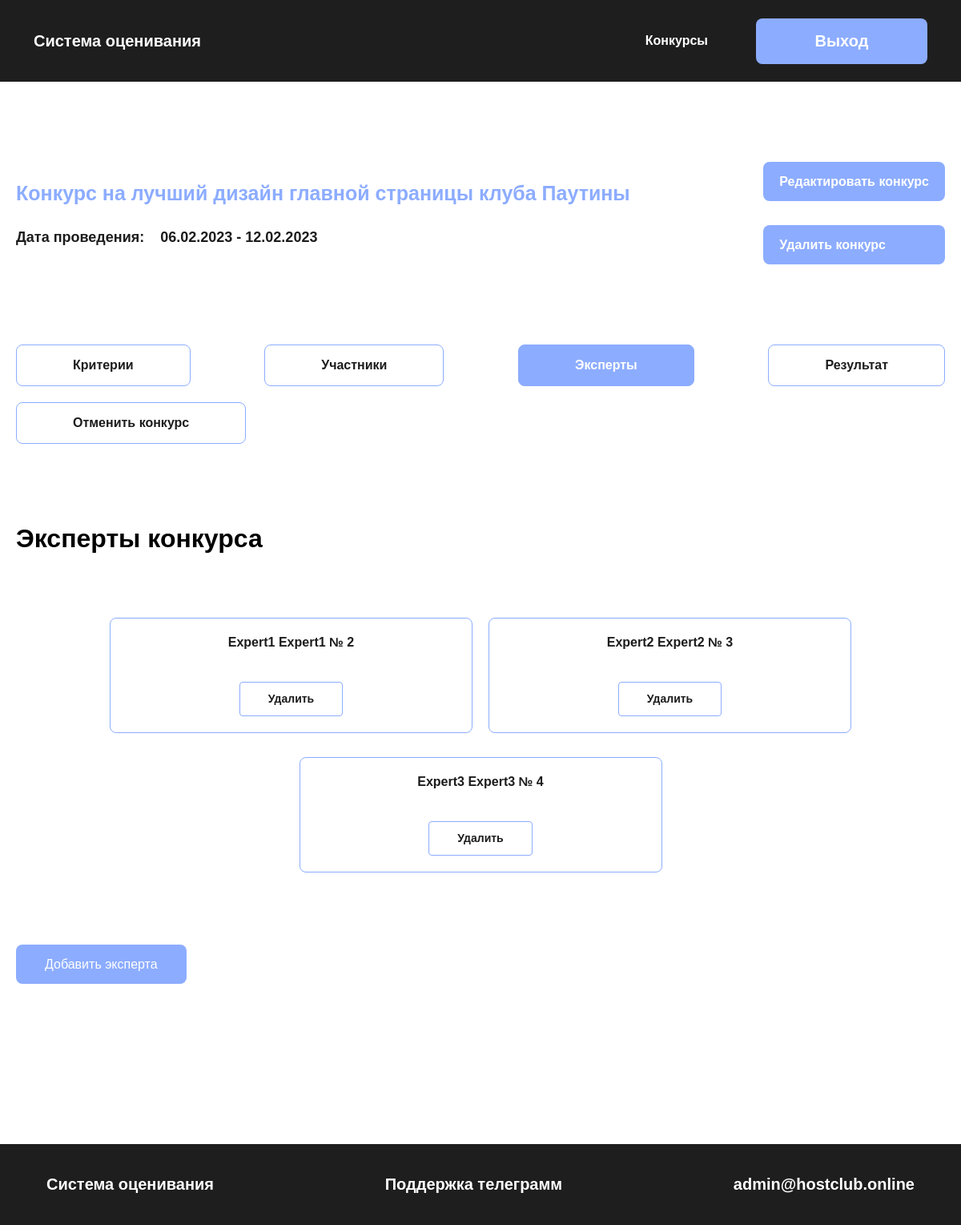
Page /competition/1/experts (signed in) on the committed database.
### tables this page shows
CREATE TABLE `competition` (
  `id` int NOT NULL,
  `name` varchar(255) NOT NULL,
  `description` varchar(500) NOT NULL,
  `date_beginning` datetime NOT NULL,
  `expiration_date` datetime NOT NULL,
  `status` int DEFAULT '1',
  `path` varchar(255) NOT NULL
);

CREATE TABLE `users_competition` (
  `id` int NOT NULL,
  `competition_id` int NOT NULL,
  `user_id` int NOT NULL,
  `user_role` int NOT NULL
);

CREATE TABLE `users` (
  `id` int NOT NULL,
  `email` varchar(255) NOT NULL,
  `password` varchar(250) NOT NULL,
  `name` varchar(255) NOT NULL,
  `surname` varchar(255) NOT NULL,
  `patronymic` varchar(255) DEFAULT NULL,
  `role` int NOT NULL,
  `pautina_id` int NOT NULL DEFAULT '0'
);

### application/controllers/CompetitionController.php (called while the page is built, shortened)
<?php
class CompetitionController extends Controller
{
    public function expertsAction()
    {
        $this->competitionCriterion = $this->model->getCriterionWithId($this->route['id']);
        $this->competitionParticipants = $this->model->getParticipantsWithCompetitionByIdExperts($this->route['id']);
        $vars = [
            'competitionParticipants' => $this->competitionParticipants,
            'competition_id' => $this->competitionParticipants,
            'criterion' => $this->competitionCriterion,
        ];
        $this->view->render('Эксперты конкурса', $vars);
    }
}

### index.php (called while the page is built, shortened)
<?php
spl_autoload_register(function ($class) {
    $path = str_replace('\\','/', $class . '.php');
});
$router = new Router();
    $router->run();

### application/config/db.php (called while the page is built)
<?php
return [
    'host' => 'localhost',
    'dbname' => 'grading_system',
    'username' => 'root',
    'password' => '',
    'charset' => 'utf8'
];

### application/lib/Db.php (called while the page is built, shortened)
<?php
class Db
{
    protected $db;
    public function __construct()
    {
        $config = require 'application/config/db.php';
        try {
            $dsn = 'mysql:host=' . $config['host'] . ';dbname=' . $config['dbname'] . ';charset=' . $config['charset'];
            $option = [
                PDO::ATTR_ERRMODE => PDO::ERRMODE_EXCEPTION,
            ];
            $this->db = new \PDO($dsn, $config['username'], $config['password'], $option);
        } catch (\PDOException $exceptione) {
            echo 'Ошибка при подключении к базе данных: ' . $exceptione->getMessage();
        }
    }
    public function query($sql, $params = []) {
        $stmt = $this->db->prepare($sql);
        if(!empty($params)) {
            foreach ($params as $key => $val) {
                $stmt->bindValue(':' . $key , $val);
            }
        }
        $stmt->execute();
        return $stmt;
    }
    public function row($sql, $params = []) {
        $result = $this->query($sql, $params);
        return $result->fetchAll(PDO::FETCH_ASSOC);
    }
}

### application/core/Model.php (called while the page is built, shortened)
<?php
abstract class Model
{
    public function __construct() {
        $this->db = new Db;
    }
}

### application/models/Competition.php (called while the page is built, shortened)
<?php
class Competition extends Model
{
    public function getParticipantsWithCompetitionByIdExperts($id)
    {
        $params = [
            'id' => $id,
            'expert' => 2,
        ];
        $result = $this->db->row('SELECT * FROM `users_competition` JOIN `users` ON users_competition.user_id = users.id WHERE users_competition.competition_id = :id AND users_competition.user_role = :expert', $params);
        return $result;
    }
    public function getCriterionWithId($id)
    {
        $params = [
            'id' => $id,
        ];
        $result = $this->db->row('SELECT competition.id as competition_id, competition.name as competition_name, competition.description as competition_description,
        competition.date_beginning as competition_date_beginning, competition.expiration_date as competition_expiration_date, competition.status as competition_status,
        competition.path as competition_path, evaluation_criterion.id as criterion_id, evaluation_criterion.name as criterion_name, evaluation_criterion.score as criterion_score,
        evaluation_criterion.type_id as criterion_type_id
        FROM `evaluation_criterion` JOIN `competition` ON evaluation_criterion.competition_id = competition.id WHERE competition.id = :id', $params);
        return $result;
    }
}

### application/views/competition/experts.php (the view, shortened to what this page needs)
<?php
$competition_id = null;
foreach ($competitionParticipants as $competitionParticipant) {
    if(!empty($competitionParticipant['competition_id']))
        $competition_id = $competitionParticipant['competition_id'];
    else
        $competition_id = $competitionParticipant['id'];
    break;
}
$competition = new Competition();
$params = [
    'id' => $competition_id,
];
$competition = $competition->db->row('SELECT * FROM `competition` WHERE `id` = :id', $params);
$competition = $competition[0];
?>
<div class="conkurs-admin">
    <div class="header__conkurs-admin">
        <div class="col-header__conkurs-admin">
            <h1 class="name-conkurs__conkurs-admin"><?php echo $competition['name'] ?></h1>
            <label class="date__conkurs-admin">
                <p class="text-date__conkurs-admin">
                    Дата проведения:
                </p>
                <p class="text-date__conkurs-admin">
                    <?php
                    $date_beginning = new DateTimeImmutable ($competition['date_beginning']);
                    $expiration_date = new DateTimeImmutable ($competition['expiration_date']);
                    echo $date_beginning->format('d.m.Y') . ' - ' . $expiration_date->format('d.m.Y');
                    ?>
                </p>
            </label>
        </div>
        <div class="col-header__conkurs-admin">
            <a href="/competition/<?php echo $competition['id'] ?>/edit" class="btn__conkurs-admin">
                Редактировать конкурс
            </a>
            <a href="/competition/<?php echo $competition['id'] ?>/delete" class="btn__conkurs-admin">
                Удалить конкурс
            </a>
        </div>
    </div>
    <div class="categorys__conkurs-admin">
        <a href="/competition/<?php echo $competition['id'] ?>/admin" class="cat__conkurs-admin">Критерии</a>
        <a href="/competition/<?php echo $competition['id'] ?>/participants" class="cat__conkurs-admin">Участники</a>
        <a href="/competition/<?php echo $competition['id'] ?>/experts" class="cat__conkurs-admin active">Эксперты</a>
        <a href="/competition/<?php echo $criterion[0]['competition_id'] ?>/result" class="cat__conkurs-admin">Результат</a>
        <a href="/competition/<?php echo $criterion[0]['competition_id'] ?>/complete" class="cat__conkurs-admin">Отменить конкурс</a>
    </div>
    <div class="users__content">
        <h1>Эксперты конкурса</h1>
        <div class="block__kriterys">
            <?php
            foreach ($competitionParticipants as $participant):
                ?>
                <div class="user">
                    <h2 class="name-user">
                        <?php
                        echo $participant['surname'] . ' ' . $participant['name'] . ' ' . $participant['patronymic'] . ' № ' . $participant['id']
                        ?>
                    </h2>
                    <div class="btns__user">
                        <form method="post" action="/competition/<?php echo $competition['id'] ?>/deleteExpert" name="deleteParticipants" class="deleteParticipants" id="deleteParticipants">
                            <input type="submit" class="delete-user" name="deleteParticipants" value="Удалить">
                        </form>
                    </div>
                </div>
            <?php
            endforeach;
            ?>
        </div>
        <a href="/competition/<?php echo $competition['id'] ?>/experts_add" class="btn-add-kritery">
            Добавить эксперта
        </a>
    </div>
</div>

### public/styles/style.css (style rules this page uses)
*, *::after, *::before { box-sizing: border-box; margin: 0; padding: 0; }
a { text-decoration: none; }
body { font-family: "Pragmatica", arial; }
@media (max-width: 1400px) { .header__inner, .footer__inner, .auth, .add-conkurs, .conkurs-admin, .conkurs, .ocenka, .one-conkurs, .start__container { margin: 0 20px !important; } }
.block__kriterys { margin-top: 30px; display: flex; justify-content: flex-start; flex-wrap: wrap; row-gap: 30px; column-gap: 20px; }
.conkurs-admin { max-width: 1400px; margin: 0 auto; padding: 100px 0; }
.header__conkurs-admin { display: flex; justify-content: space-between; align-items: center; }
.col-header__conkurs-admin { display: flex; flex-direction: column; gap: 30px; }
.name-conkurs__conkurs-admin { font-style: normal; font-weight: 600; font-size: 25px; line-height: 30px; color: #8CACFF; }
.date__conkurs-admin { display: flex; gap: 20px; font-style: normal; font-weight: 600; font-size: 18px; line-height: 21px; color: #1C1C1C; }
.btn__conkurs-admin { background: #8CACFF; border-radius: 8px; padding: 15px 20px; font-style: normal; font-weight: 600; font-size: 16px; line-height: 19px; color: #FFFFFF; transition: 0.3s; }
.cat__conkurs-admin { border: 1px solid #8CACFF; border-radius: 8px; padding: 15px 70px; font-style: normal; font-weight: 700; font-size: 16px; line-height: 20px; color: #1C1C1C; transition: 0.3s; }
.categorys__conkurs-admin { margin-top: 100px; display: flex; flex-wrap: wrap; gap: 20px; justify-content: space-between; }
.btn-add-kritery { margin-top: 40px; display: inline-block; padding: 15px 36px; background: #8CACFF; border-radius: 8px; font-style: normal; font-weight: 500; font-size: 16px; line-height: 19px; color: #FFFFFF; transition: 0.3s; }
.user { border: 1px solid #8CACFF; border-radius: 8px; width: 453px; padding: 20px 54px; display: flex; align-items: center; flex-direction: column; gap: 40px; }
.name-user { font-style: normal; font-weight: 600; font-size: 16px; line-height: 19px; color: #1C1C1C; }
.btns__user { display: flex; gap: 22px; }
.delete-user { padding: 12px 35px; font-style: normal; font-weight: 600; font-size: 14px; line-height: 17px; border: 1px solid #8CACFF; border-radius: 4px; color: #1C1C1C; transition: 0.3s; }
.btns__user .delete-user { background: none; }
@media (max-width:1400px) { .block__kriterys { justify-content: center; } }
.users__content { padding: 100px 0px; display: flex; flex-direction: column; align-items: flex-start; gap: 50px; }
.cat__conkurs-admin.active { background-color: #8CACFF; color: #FFFFFF; }
input { outline: 0; border: none; }
input[type=submit] { cursor: pointer; }
html, body { height: 100%; }

### rows in the picture
competition: name "Конкурс на лучший дизайн главной страницы клуба Паутины", date_beginning "06.02.2023", expiration_date "12.02.2023"
users_competition: user.surname "Expert1", user.name "Expert1", user "2"
users_competition: user.surname "Expert2", user.name "Expert2", user "3"
users_competition: user.surname "Expert3", user.name "Expert3", user "4"
